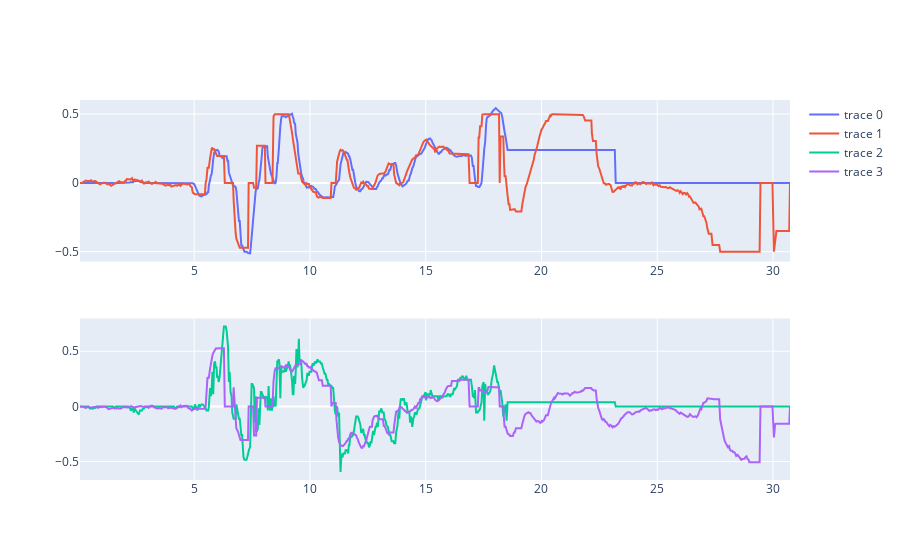

Notebook code for this chart:
### Code cell
import plotly.graph_objects as go
from plotly.subplots import make_subplots

fig = make_subplots(rows=2, cols=1)

fig.add_trace(go.Scatter(x=data["Time [s]"], y=data["State Linear velocity [m/s]"]), row=1, col=1)
fig.add_trace(go.Scatter(x=data["Time [s]"], y=data["Control Linear velocity [m/s]"]), row=1, col=1)

fig.add_trace(go.Scatter(x=data["Time [s]"], y=data["State Angular velocity [rad/s]"]), row=2, col=1)
fig.add_trace(go.Scatter(x=data["Time [s]"], y=data["Control Angular velocity [rad/s]"]), row=2, col=1)

fig.show()

### Figure 1 — Plotly figure (JSON) as saved in the notebook; plotly's stock layout.template omitted (floating-point values rounded to 4 significant figures; data arrays with more than 128 entries replaced by an {"elided": "..."} marker saying what was removed)
{"data": [{"type": "scatter", "x": {"elided": "786 float values"}, "xaxis": "x", "y": {"elided": "786 float values"}, "yaxis": "y"}, {"type": "scatter", "x": {"elided": "786 float values"}, "xaxis": "x", "y": {"elided": "786 float values"}, "yaxis": "y"}, {"type": "scatter", "x": {"elided": "786 float values"}, "xaxis": "x2", "y": {"elided": "786 float values"}, "yaxis": "y2"}, {"type": "scatter", "x": {"elided": "786 float values"}, "xaxis": "x2", "y": {"elided": "786 float values"}, "yaxis": "y2"}], "layout": {"xaxis": {"anchor": "y", "domain": [0, 1]}, "xaxis2": {"anchor": "y2", "domain": [0, 1]}, "yaxis": {"anchor": "x", "domain": [0.575, 1]}, "yaxis2": {"anchor": "x2", "domain": [0, 0.425]}}}
